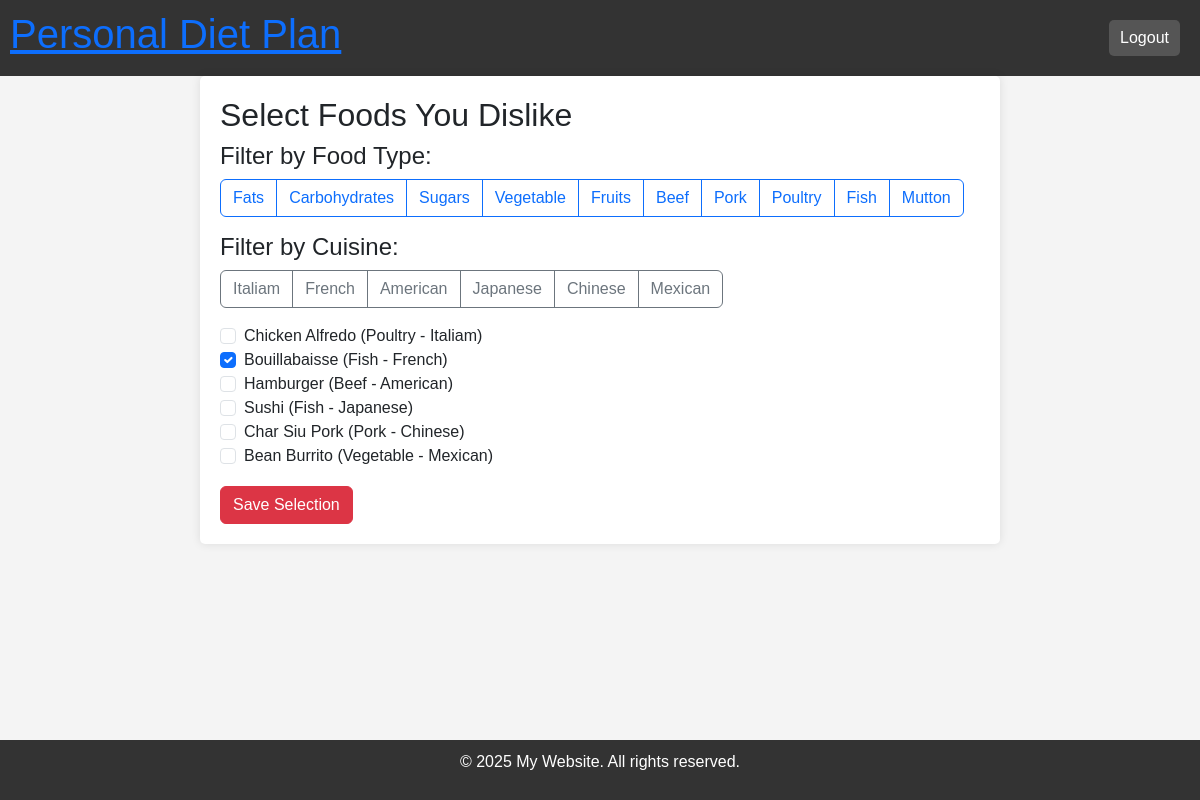
Screenshot of /disliked-foods/ (signed in) with the database file from the repository.
### webapp/models.py (models this page shows, shortened)
class FoodCategory(models.Model):
    name = models.CharField(max_length=50, unique=True)

class Cuisine(models.Model):
    name = models.CharField(max_length=50, unique=True)

class Food(models.Model):
    name = models.CharField(max_length=100, unique=True)
    food_type = models.ForeignKey(FoodCategory, on_delete=models.SET_NULL, null=True, blank=True)
    cuisine = models.ForeignKey(Cuisine, on_delete=models.SET_NULL, null=True, blank=True)

class UserFoodSelection(models.Model):
    user = models.OneToOneField(User, on_delete=models.CASCADE)
    liked_foods = models.ManyToManyField(Food, blank=True, related_name="liked_by_users")
    disliked_foods = models.ManyToManyField(Food, blank=True, related_name="disliked_by_users")
    allergy = models.ManyToManyField(Allergy, blank=True, related_name="user_allergy")
    dietary_requirement = models.ManyToManyField(DietaryRequirement, blank=True, related_name="user_dietary_requirement")
    health_goals = models.ManyToManyField(HealthGoals, blank=True, related_name="user_health_goal")

### webapp/views.py (the view)
# urls.py: path("disliked-foods/", views.disliked_foods, name="disliked_foods"),
@login_required
def disliked_foods(request):
    foods = Food.objects.all()
    categories = FoodCategory.objects.all()
    cuisines = Cuisine.objects.all()
    user_selection, created = UserFoodSelection.objects.get_or_create(user=request.user)
    food_type = request.GET.get("filter_type")
    cuisine = request.GET.get("filter_cuisine")
    if food_type:
        foods = foods.filter(food_type__name=food_type)
    if cuisine:
        foods = foods.filter(cuisine__name=cuisine)
    if request.method == "POST":
        selected_food_ids = request.POST.getlist("foods")
        user_selection.disliked_foods.set(selected_food_ids)
        return redirect("allergy_dietary")
    return render(request, "disliked_foods.html", {
        "foods": foods,
        "user_selection": user_selection,
        "categories": categories,
        "cuisines": cuisines
    })

### webapp/templates/disliked_foods.html (shortened to what this page needs)
{% extends "base.html" %}
{% block content %}
<h2>Select Foods You Dislike</h2>
<h4>Filter by Food Type:</h4>
<div class="btn-group mb-3">
    {% for category in categories %}
        <a href="?filter_type={{ category.name }}" class="btn btn-outline-primary">{{ category.name }}</a>
    {% endfor %}
</div>
<h4>Filter by Cuisine:</h4>
<div class="btn-group mb-3">
    {% for cuisine in cuisines %}
        <a href="?filter_cuisine={{ cuisine.name }}" class="btn btn-outline-secondary">{{ cuisine.name }}</a>
    {% endfor %}
</div>
<form method="POST">
    <div class="form-check">
        {% for food in foods %}
            <input class="form-check-input" type="checkbox" name="foods" value="{{ food.id }}" id="food{{ food.id }}"
                {% if food in user_selection.disliked_foods.all %}checked{% endif %}>
            <label class="form-check-label" for="food{{ food.id }}">
                {{ food.name }} ({{ food.food_type.name|default:"General" }} - {{ food.cuisine.name|default:"General" }})
            </label><br>
        {% endfor %}
    </div>
    <button type="submit" class="btn btn-danger mt-3">Save Selection</button>
</form>
{% endblock %}

### webapp/static/style.css (style rules this page uses)
body { font-family: Arial, sans-serif; margin: 0; padding: 0; background-color: #f4f4f4; }

### rows the page displays
FoodCategory: name "Fats"
FoodCategory: name "Carbohydrates"
FoodCategory: name "Sugars"
FoodCategory: name "Vegetable"
FoodCategory: name "Fruits"
FoodCategory: name "Beef"
FoodCategory: name "Pork"
FoodCategory: name "Poultry"
FoodCategory: name "Fish"
FoodCategory: name "Mutton"
Cuisine: name "Italiam"
Cuisine: name "French"
Cuisine: name "American"
Cuisine: name "Japanese"
Cuisine: name "Chinese"
Cuisine: name "Mexican"
Food: name "Chicken Alfredo", food_type.name "Poultry", cuisine.name "Italiam"
Food: foods "☑", name "Bouillabaisse", food_type.name "Fish", cuisine.name "French"
Food: name "Hamburger", food_type.name "Beef", cuisine.name "American"
Food: name "Sushi", food_type.name "Fish", cuisine.name "Japanese"
Food: name "Char Siu Pork", food_type.name "Pork", cuisine.name "Chinese"
Food: name "Bean Burrito", food_type.name "Vegetable", cuisine.name "Mexican"
